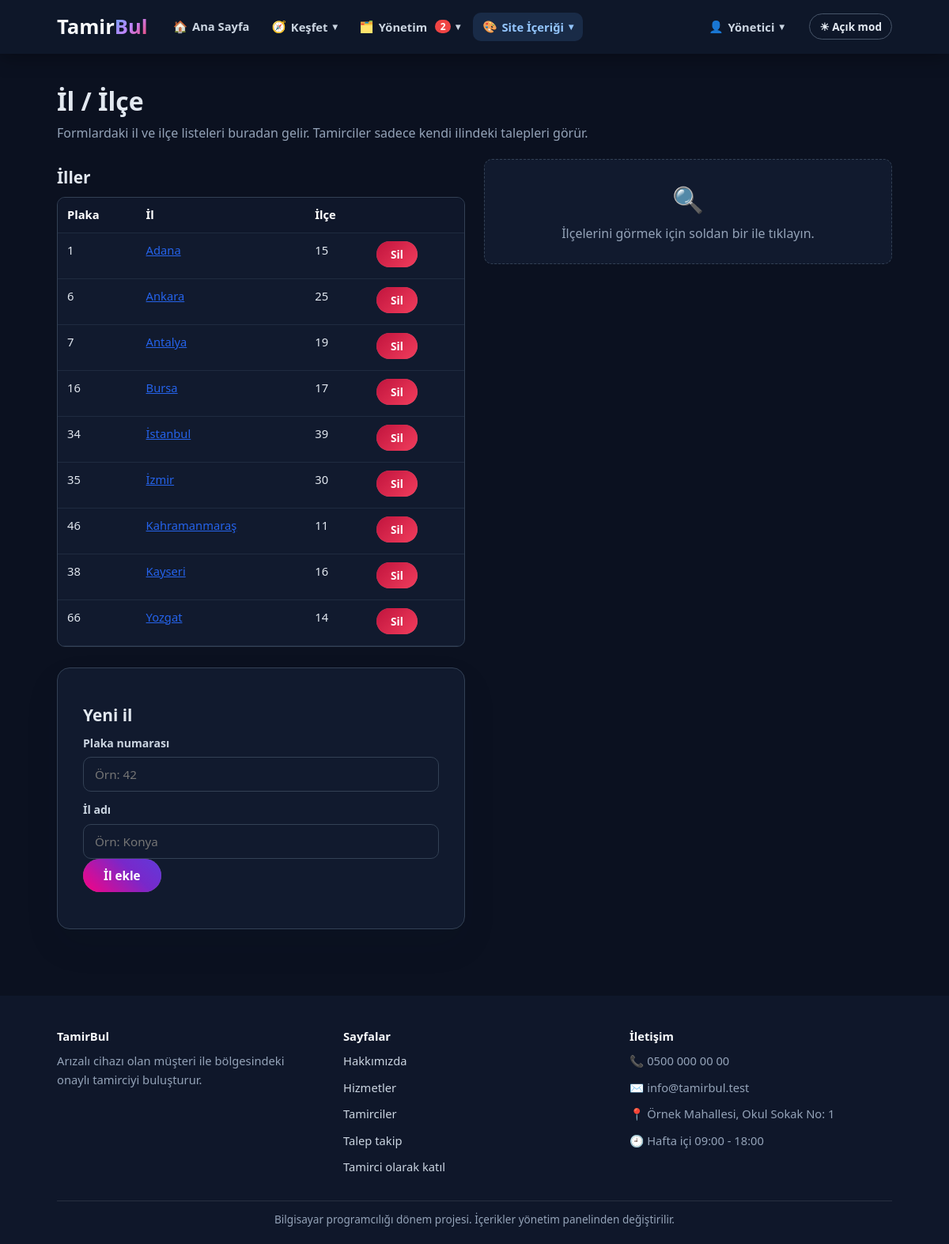
/admin/konumlar.php (signed in), run on the app's committed database.
### tables this page shows
CREATE TABLE site_ayarlari (
    id INT AUTO_INCREMENT PRIMARY KEY,  
    anahtar VARCHAR(50) NOT NULL UNIQUE,  
    deger TEXT NOT NULL,  
    etiket VARCHAR(100) NOT NULL DEFAULT ''  
);

CREATE TABLE iller (
    id INT PRIMARY KEY,  
    ad VARCHAR(50) NOT NULL  
);

### ortak/hazirla.php (called while the page is built, shortened)
<?php
if (is_dir("ortak")) {
    $kok = "";
} else {
    $kok = "../";
}
include __DIR__ . "/baglanti.php";
include __DIR__ . "/guvenlik.php";
include __DIR__ . "/yazi-stili.php";

### ortak/baglanti.php (called while the page is built, shortened)
<?php
$baglanti = mysqli_connect("127.0.0.1", "root", "", "tamirbul");
$veritabani_hazir = ($baglanti != false);
if ($veritabani_hazir) {
    mysqli_set_charset($baglanti, "utf8mb4");
}
function sorgula($sorgu) {
    global $baglanti;
    return mysqli_query($baglanti, $sorgu);
}
function satirlar($sorgu) {
    $liste = array();
    $sonuc = sorgula($sorgu);
    while ($sonuc && $satir = mysqli_fetch_assoc($sonuc)) {
        $liste[] = $satir;
    }
    return $liste;
}
function tek_satir($sorgu) {
    $liste = satirlar($sorgu);
    if (count($liste) == 0) {
        return null;
    }
    return $liste[0];
}
function sayi_getir($sorgu) {
    $satir = tek_satir($sorgu);
    return (int) reset($satir);
}
function temizle($yazi) {
    global $baglanti;
    return mysqli_real_escape_string($baglanti, $yazi);
}
function ayar_getir($anahtar, $yoksa_bu) {
    $satir = tek_satir("SELECT deger FROM site_ayarlari WHERE anahtar = '" . temizle($anahtar) . "'");
    return $satir["deger"];
}

### ortak/yazi-stili.php (called while the page is built, shortened)
<?php
function yazi_stili_oku($anahtar) {
    global $yazi_stil_secenekleri;
    $satir = tek_satir("SELECT * FROM yazi_stilleri WHERE anahtar = '" . temizle($anahtar) . "'");
    $secimler = array();
    foreach ($yazi_stil_secenekleri as $sutun => $bilgi) {
        $secimler[$sutun] = "";
    }
    return $secimler;
}
function yazi_stili($anahtar) {
    $secimler = yazi_stili_oku($anahtar);
    $css = "";
    if ($css == "") {
        return "";
    }
    return ' style="' . trim($css) . '"';
}

### ortak/guvenlik.php (called while the page is built, shortened)
<?php
function gelen_sayi($ad) {
    return 0;
}
function temiz_yaz($metin) {
    return htmlspecialchars($metin, ENT_QUOTES, "UTF-8");
}

### admin/konumlar.php (the view, shortened to what this page needs)
<?php
include "../ortak/hazirla.php";
$secili_il = gelen_sayi("il");
$iller = satirlar("SELECT iller.*, (SELECT COUNT(*) FROM ilceler WHERE ilceler.il_id = iller.id) AS ilce_sayisi FROM iller ORDER BY ad");
$il = tek_satir("SELECT * FROM iller WHERE id = $secili_il");
$ilceler = satirlar("SELECT * FROM ilceler WHERE il_id = $secili_il ORDER BY ad");
include "../ortak/baslik.php";
?>
<section class="sayfa">
    <div class="kapsayici">
        <h1>İl / İlçe</h1>
        <p class="giris-metni">Formlardaki il ve ilçe listeleri buradan gelir. Tamirciler sadece kendi ilindeki talepleri görür.</p>
        <?php include "../ortak/mesajlar.php"; ?>
        <div class="yan-yana">
            <div>
                <h2>İller</h2>
                <div class="tablo-kutu">
                    <table>
                        <tr><th>Plaka</th><th>İl</th><th>İlçe</th><th></th></tr>
                        <?php foreach ($iller as $satir) { ?>
                            <tr>
                                <td><?php echo (int) $satir["id"]; ?></td>
                                <td><a href="konumlar.php?il=<?php echo (int) $satir["id"]; ?>"><?php echo temiz_yaz($satir["ad"]); ?></a></td>
                                <td><?php echo (int) $satir["ilce_sayisi"]; ?></td>
                                <td>
                                    <form method="post" action="konumlar.php" data-onay="İl ve ilçeleri silinsin mi?">
                                        <button class="btn btn-sm btn-danger" type="submit">Sil</button>
                                    </form>
                                </td>
                            </tr>
                        <?php } ?>
                    </table>
                </div>
                <form class="form-kutu" method="post" action="konumlar.php">
                    <h2>Yeni il</h2>
                    <label for="plaka">Plaka numarası</label>
                    <input id="plaka" name="plaka" type="number" min="1" max="81" placeholder="Örn: 42">
                    <label for="il_adi">İl adı</label>
                    <input id="il_adi" name="ad" type="text" placeholder="Örn: Konya">
                    <p><button class="btn btn-primary" type="submit">İl ekle</button></p>
                </form>
            </div>
            <div>
                <?php if ($il) { ?>
                    <h2><?php echo temiz_yaz($il["ad"]); ?> ilçeleri</h2>
                    <form class="form-kutu" method="post" action="konumlar.php">
                        <?php echo guvenlik_alani(); ?>
                        <input type="hidden" name="islem" value="ilce_ekle">
                        <input type="hidden" name="il" value="<?php echo $secili_il; ?>">
                        <label for="ilce_adi">Yeni ilçe adı</label>
                        <input id="ilce_adi" name="ad" type="text" placeholder="Örn: Merkez">
                        <p><button class="btn btn-primary" type="submit">İlçe ekle</button></p>
                    </form>
                    <div class="tablo-kutu">
                        <table>
                            <tr><th>İlçe</th><th></th></tr>
                            <?php foreach ($ilceler as $satir) { ?>
                                <tr>
                                    <td><?php echo temiz_yaz($satir["ad"]); ?></td>
                                    <td>
                                        <form method="post" action="konumlar.php" data-onay="İlçe silinsin mi?">
                                            <?php echo guvenlik_alani(); ?>
                                            <input type="hidden" name="islem" value="ilce_sil">
                                            <input type="hidden" name="il" value="<?php echo $secili_il; ?>">
                                            <input type="hidden" name="ilce_id" value="<?php echo (int) $satir["id"]; ?>">
                                            <button class="btn btn-sm btn-danger" type="submit">Sil</button>
                                        </form>
                                    </td>
                                </tr>
                            <?php } ?>
                        </table>
                    </div>
                <?php } else { ?>
                    <p class="bos-liste">İlçelerini görmek için soldan bir ile tıklayın.</p>
                <?php } ?>
            </div>
        </div>
    </div>
</section>
<?php
include "../ortak/altlik.php";
?>

### ortak/baslik.php (shortened to what this page needs)
<?php
$site_adi = ayar_getir("site_adi", "TamirBul");
$logo_on = mb_substr($site_adi, 0, 5, "UTF-8");
$logo_arka = mb_substr($site_adi, 5, null, "UTF-8");
$tema = "koyu";
$tema_dugme_yazisi = "☀ Açık mod";
$acik_sayfa = basename($_SERVER["PHP_SELF"]);
if ($kok != "") {
    $acik_sayfa = basename(dirname($_SERVER["PHP_SELF"])) . "/" . $acik_sayfa;
}
function menu_linki($adres, $ikon, $yazi, $aciklama, $sayi) {
    return array("adres" => $adres, "ikon" => $ikon, "yazi" => $yazi, "aciklama" => $aciklama, "sayi" => $sayi);
}
$rol = "ziyaretci";
if (giris_yapildi_mi()) {
    $rol = $_SESSION["rol"];
}
$kisi_basligi = "Hesap";
if (giris_yapildi_mi()) {
    $kisi_basligi = $_SESSION["ad"];
}
$menu_gruplari = array();
$menu_gruplari[] = array("baslik" => "Keşfet", "ikon" => "🧭", "sag" => false, "linkler" => array(
    menu_linki("hizmetler.php", "🛠️", "Hizmetler", "Tamir çeşitleri ve başlangıç fiyatları", 0),
    menu_linki("tamirciler.php", "👷", "Tamirciler", "Onaylı tamirciler ve puanları", 0),
    menu_linki("hakkimizda.php", "💡", "Hakkımızda", "TamirBul nedir, nasıl çalışır?", 0),
    menu_linki("iletisim.php", "✉️", "İletişim", "Bize yazın, sorunuzu sorun", 0)
));
if ($rol == "admin") {
    $menu_bekleyen_usta = sayi_getir("SELECT COUNT(*) FROM kullanicilar WHERE rol = 'tamirci' AND onayli = 0");
    $menu_okunmamis_mesaj = sayi_getir("SELECT COUNT(*) FROM mesajlar WHERE okundu = 0");
    $menu_gruplari[] = array("baslik" => "Yönetim", "ikon" => "🗂️", "sag" => false, "linkler" => array(
        menu_linki("admin/panel.php", "📊", "Özet", "Her şey tek ekranda", 0),
        menu_linki("admin/kullanicilar.php", "👥", "Kullanıcılar", "Üyeler ve tamirci onayı", $menu_bekleyen_usta),
        menu_linki("admin/talepler.php", "📋", "Talepler", "Bütün talepler ve durumları", 0),
        menu_linki("admin/randevular.php", "📅", "Randevular", "Kurulan randevular", 0),
        menu_linki("admin/mesajlar.php", "✉️", "Mesajlar", "İletişim formundan gelenler", $menu_okunmamis_mesaj),
        menu_linki("admin/kayitlar.php", "📜", "İşlem kayıtları", "Kim, ne zaman, ne yaptı (log)", 0)
    ));
    $menu_gruplari[] = array("baslik" => "Site İçeriği", "ikon" => "🎨", "sag" => false, "linkler" => array(
        menu_linki("admin/ayarlar.php", "✏️", "Site yazıları", "Yazılar ve yazı stilleri", 0),
        menu_linki("admin/slaytlar.php", "🖼️", "Ana sayfa resimleri", "Üstte değişen resimler", 0),
        menu_linki("admin/adimlar.php", "🔢", "Nasıl çalışır", "Adım kartları", 0),
        menu_linki("admin/kategoriler.php", "🗃️", "Kategoriler", "Ana kategoriler", 0),
        menu_linki("admin/cihaz-turleri.php", "📱", "Cihaz türleri", "Formdaki cihaz listesi", 0),
        menu_linki("admin/hizmetler.php", "🛠️", "Hizmetler", "Tamir çeşitleri ve fiyatlar", 0),
        menu_linki("admin/konumlar.php", "📍", "İl / İlçe", "Konum listesi", 0),
        menu_linki("admin/sayfa-icerik.php", "📄", "Sayfa yazıları", "Hakkımızda gibi uzun yazılar", 0)
    ));
    $menu_gruplari[] = array("baslik" => $kisi_basligi, "ikon" => "👤", "sag" => true, "linkler" => array(
        menu_linki("cikis.php", "🚪", "Çıkış Yap", "", 0)
    ));
}
foreach ($menu_gruplari as $sira => $grup) {
    $toplam_sayi = 0;
    $grupta_mi = false;
    foreach ($grup["linkler"] as $link) {
        $toplam_sayi = $toplam_sayi + $link["sayi"];
        if ($link["adres"] == $acik_sayfa) {
            $grupta_mi = true;
        }
    }
    $menu_gruplari[$sira]["toplam_sayi"] = $toplam_sayi;
    $menu_gruplari[$sira]["aktif"] = $grupta_mi;
}
?>
<!DOCTYPE html>
<html lang="tr" class="<?php echo $tema; ?>">
<head>
    <link rel="stylesheet" href="<?php echo $kok; ?>css/stil.css">
</head>
<body>
    <header class="navbar">
        <div class="container navbar-container">
            <a class="logo" href="<?php echo $kok; ?>index.php">
                <h1<?php echo yazi_stili("site_adi"); ?>><?php echo temiz_yaz($logo_on); ?><span><?php echo temiz_yaz($logo_arka); ?></span></h1>
            </a>
            <button type="button" id="tema-dugmesi" class="tema-dugmesi"><?php echo $tema_dugme_yazisi; ?></button>
            <nav id="menu" class="menu">
                <a class="menu-linki <?php if ($acik_sayfa == "index.php") { echo "aktif"; } ?>" href="<?php echo $kok; ?>index.php"><span class="ikon">🏠</span> Ana Sayfa</a>
                <?php foreach ($menu_gruplari as $grup) { ?>
                    <div class="acilir <?php if ($grup["sag"]) { echo "sag"; } ?> <?php if ($grup["aktif"]) { echo "aktif"; } ?>">
                        <button type="button" class="acilir-dugme" aria-expanded="false">
                            <span class="ikon"><?php echo $grup["ikon"]; ?></span>
                            <?php echo temiz_yaz($grup["baslik"]); ?>
                            <?php if ($grup["toplam_sayi"] > 0) { ?>
                                <span class="menu-sayisi"><?php echo $grup["toplam_sayi"]; ?></span>
                            <?php } ?>
                            <span class="acilir-ok">▾</span>
                        </button>
                    </div>
                <?php } ?>
            </nav>
        </div>
    </header>
    <main>

### ortak/altlik.php (shortened to what this page needs)
<?php
$alt_site_adi = ayar_getir("site_adi", "TamirBul");
$alt_aciklama = ayar_getir("altlik_aciklama", "");
$alt_telefon = ayar_getir("telefon", "");
$alt_eposta = ayar_getir("eposta", "");
$alt_adres = ayar_getir("adres", "");
$alt_saat = ayar_getir("calisma_saatleri", "");
$alt_not = ayar_getir("altlik_not", "");
?>
    </main>
    <footer class="footer">
        <div class="container footer-container">
            <div>
                <strong<?php echo yazi_stili("site_adi"); ?>><?php echo temiz_yaz($alt_site_adi); ?></strong>
                <p<?php echo yazi_stili("altlik_aciklama"); ?>><?php echo temiz_yaz($alt_aciklama); ?></p>
            </div>
            <div>
                <strong>Sayfalar</strong>
                <p><a href="<?php echo $kok; ?>hakkimizda.php">Hakkımızda</a></p>
                <p><a href="<?php echo $kok; ?>hizmetler.php">Hizmetler</a></p>
                <p><a href="<?php echo $kok; ?>tamirciler.php">Tamirciler</a></p>
                <p><a href="<?php echo $kok; ?>talep-takip.php">Talep takip</a></p>
                <p><a href="<?php echo $kok; ?>tamirci-kayit.php">Tamirci olarak katıl</a></p>
            </div>
            <div>
                <strong>İletişim</strong>
                <p><span class="ikon ikon-salla">📞</span> <span<?php echo yazi_stili("telefon"); ?>><?php echo temiz_yaz($alt_telefon); ?></span></p>
                <p><span class="ikon">✉️</span> <span<?php echo yazi_stili("eposta"); ?>><?php echo temiz_yaz($alt_eposta); ?></span></p>
                <p><span class="ikon ikon-zipla">📍</span> <span<?php echo yazi_stili("adres"); ?>><?php echo temiz_yaz($alt_adres); ?></span></p>
                <p><span class="ikon ikon-don">🕘</span> <span<?php echo yazi_stili("calisma_saatleri"); ?>><?php echo temiz_yaz($alt_saat); ?></span></p>
            </div>
        </div>
        <div class="container alt-not">
            <p<?php echo yazi_stili("altlik_not"); ?>><?php echo temiz_yaz($alt_not); ?></p>
        </div>
    </footer>
</body>
</html>

### data on the page
site_ayarlari: deger "Tamir", deger "Bul", deger "TamirBul"
iller: id "1", ad "Adana", ilce_sayisi "15"
iller: id "6", ad "Ankara", ilce_sayisi "25"
iller: id "7", ad "Antalya", ilce_sayisi "19"
iller: id "16", ad "Bursa", ilce_sayisi "17"
iller: id "34", ad "İstanbul", ilce_sayisi "39"
iller: id "35", ad "İzmir", ilce_sayisi "30"
iller: id "46", ad "Kahramanmaraş", ilce_sayisi "11"
iller: id "38", ad "Kayseri", ilce_sayisi "16"
iller: id "66", ad "Yozgat", ilce_sayisi "14"
site_ayarlari: deger "Arızalı cihazı olan müşteri ile bölgesindeki onaylı tamirciyi buluşturur."
site_ayarlari: deger "0500 000 00 00"
site_ayarlari: deger "info@tamirbul.test"
site_ayarlari: deger "Örnek Mahallesi, Okul Sokak No: 1"
site_ayarlari: deger "Hafta içi 09:00 - 18:00"
site_ayarlari: deger "Bilgisayar programcılığı dönem projesi. İçerikler yönetim panelinden değiştirilir."

### other printed values
$tema_dugme_yazisi "☀ Açık mod"
$grup["ikon"] "🧭"
temiz_yaz($grup["baslik"]) "Keşfet"
$grup["ikon"] "🗂️"
temiz_yaz($grup["baslik"]) "Yönetim"
$grup["toplam_sayi"] "2"
$grup["ikon"] "🎨"
temiz_yaz($grup["baslik"]) "Site İçeriği"
$grup["ikon"] "👤"
temiz_yaz($grup["baslik"]) "Yönetici"
